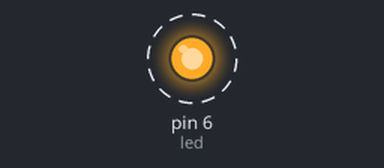
This sketch was run on a simulated Arduino Uno, built with avr-gcc and run on an emulated ATmega328P. Parts: output pins drawn as LEDs (lit = HIGH). Dashed ring = blinking.

Above: at 0.2 s.
Timing chart, 0 to 3.0 s (numbered marks = the images above):
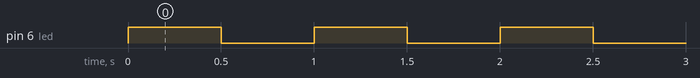

Measured:
- by itself, pin 6 (led): alternates HIGH for 0.50 s and LOW for 0.50 s

The sketch:

blinking_led.ino
```cpp
//Programa del led intermitente
//Recordar conectar el led con un resistor en serie de al menos 100 ohms
int led = 6; //terminal del arduino donde se conectara el led
int pausa = 500; //tiempo que estara el led encendido o apagado

void setup(){
  pinMode(led, OUTPUT); //se configura la terminal led como salida
}

void loop(){
  digitalWrite(led, HIGH); //HIGH o 1 enciende el led
  delay(pausa);// pausa representa 500 milisegundos o medio segundo
  digitalWrite(led, LOW); //LOW o 0 apaga el led
  delay(pausa);
}
```
